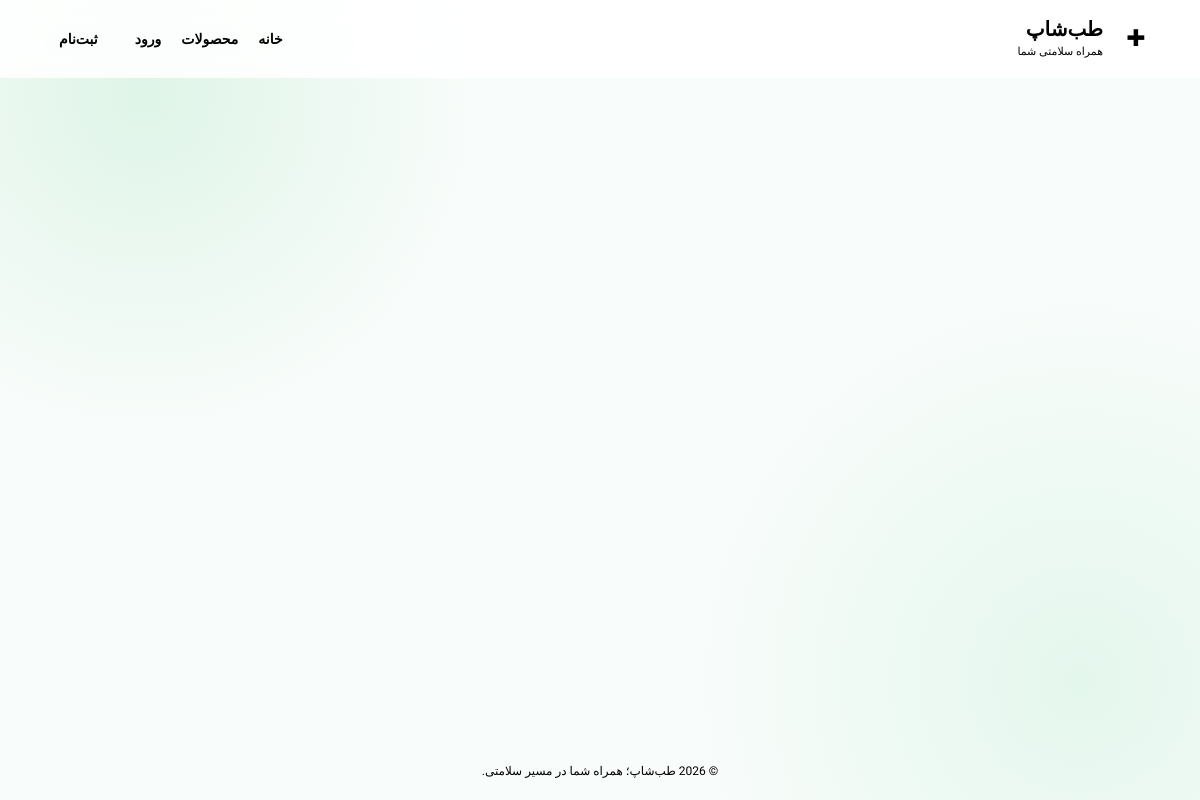
/products/, run on an earlier commit of the app's database.
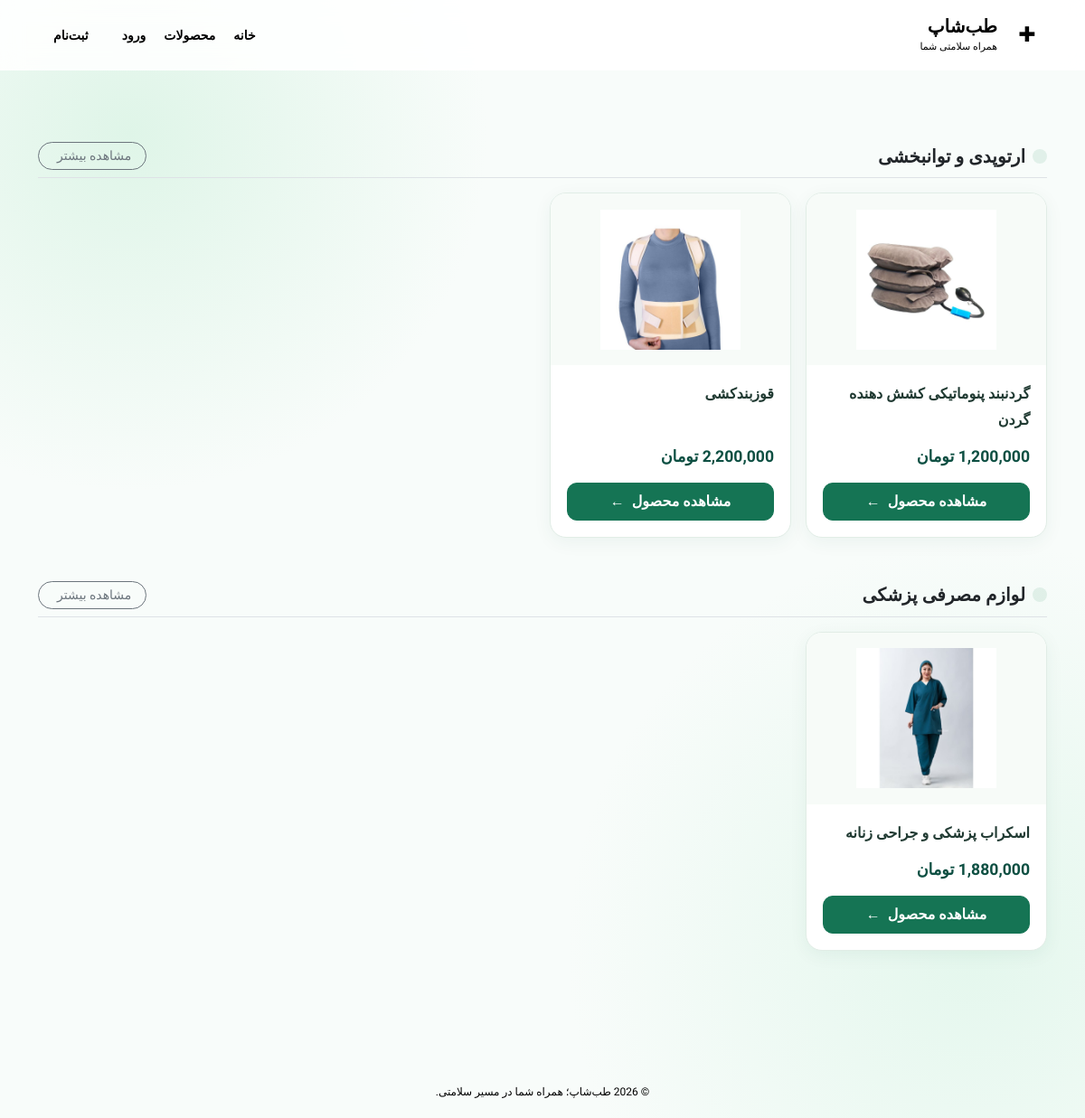
And on a later commit of the database.
### apps/products/models.py (models this page shows, shortened)
class Category(models.Model):
    name = models.CharField(max_length=50, unique=True, verbose_name="نام دسته‌بندی")
    slug = models.SlugField(
        max_length=100,
        unique=True,
        blank=True,
        verbose_name="نامک (Slug)",
    )
    class Meta:
        verbose_name = "دسته‌بندی"
        verbose_name_plural = "دسته‌بندی‌ها"

class Product(models.Model):
    class Size(models.TextChoices):
        SMALL = ("S", "اسمال")
        MEDIUM = ("M", "مدیوم")
        LARGE = ("L", "لارج")
        XLARGE = ("XL", "ایکس لارج")
    class Gender(models.TextChoices):
        MALE = ("M", "مردانه")
        FEMALE = ("F", "زنانه")
        UNISEX = ("U", "یونیسکس")
    title = models.CharField(max_length=50, unique=True, verbose_name="عنوان محصول")
    slug = models.SlugField(
        max_length=100,
        unique=True,
        blank=True,
        verbose_name="نامک (Slug)",
    )
    description = models.TextField(
        verbose_name="توضیحات محصول",
        blank=True,
        null=True,
    )
    category = models.ForeignKey(
        Category,
        on_delete=models.CASCADE,
        related_name="products",
        verbose_name="دسته‌بندی",
    )
    brand = models.ForeignKey(
        Brand,
        on_delete=models.CASCADE,
        verbose_name="برند",
    )
    model = models.ForeignKey(
        BrandModel,
        on_delete=models.CASCADE,
        verbose_name="مدل",
        null=True,
        blank=True,
    )
    color = models.ForeignKey(
        Color,
        on_delete=models.CASCADE,
        verbose_name="رنگ",
        null=True,
        blank=True,
    )
    size = models.CharField(
        max_length=5,
        choices=Size.choices,
        default=Size.SMALL,
        null=True,
        blank=True,
        verbose_name="سایز",
    )
    quantity = models.PositiveIntegerField(default=0, verbose_name="موجودی")
    price = models.DecimalField(
        max_digits=12,
        decimal_places=0,
        verbose_name="قیمت (تومان)",
    )
    gender = models.CharField(
        max_length=1,
        choices=Gender.choices,
        default=Gender.FEMALE,
        verbose_name="جنسیت",
    )
    is_active = models.BooleanField(default=True, verbose_name="فعال")
    created_at = models.DateTimeField(auto_now_add=True, verbose_name="تاریخ ایجاد")
    updated_at = models.DateTimeField(auto_now=True, verbose_name="تاریخ ویرایش")
    class Meta:
        verbose_name = "محصول"
        verbose_name_plural = "محصولات"

class ProductImage(models.Model):
    product = models.ForeignKey(
        Product,
        on_delete=models.CASCADE,
        related_name="images",
        verbose_name="تصویر محصول",
    )
    image = models.ImageField(
        upload_to="products/images/",
        verbose_name="تصویر",
    )
    alt_text = models.CharField(
        max_length=100,
        blank=True,
        null=True,
        verbose_name="متن جایگزین (Alt)",
    )
    created_at = models.DateTimeField(
        auto_now_add=True,
        verbose_name="تاریخ بارگذاری",
    )
    class Meta:
        verbose_name = "تصویر محصول"
        verbose_name_plural = "تصاویر محصول"

### apps/products/views.py (the view)
# urls.py: path("", ProductListView.as_view(), name="list"),
class ProductListView(TemplateView):
    template_name = "products/list.html"
    def get_context_data(self, **kwargs):
        context = super().get_context_data(**kwargs)
        context["categories_with_products"] = get_category_sections()
        return context

### apps/products/views.py (called while the page is built)
def get_category_sections():
    sections = []
    for category in Category.objects.order_by("name"):
        products = list(
            Product.objects.filter(category=category, is_active=True)
            .prefetch_related("images")
            .order_by("-created_at", "-pk")[:8]
        )
        sections.append({
            "category": category,
            "products": products,
        })
    return sections

### templates/products/list.html (shortened to what this page needs)
{% extends "base.html" %}
{% block content %}
<div class="shop-page container py-4">
    {% for item in categories_with_products %}
        <div class="mb-5">
            <div class="d-flex justify-content-between align-items-center mb-3 pb-2 border-bottom">
                <h3 class="h5 text-dark fw-bold m-0 d-flex align-items-center">
                    <span class="badge bg-success bg-opacity-10 text-success me-2 rounded-circle p-2" style="width: 8px; height: 8px; display: inline-block;"></span>
                    {{ item.category.name }}
                </h3>
                <a href="{% url 'products:category_detail' item.category.slug %}" class="btn btn-sm btn-outline-secondary rounded-pill px-3 py-1 text-nowrap">
                    مشاهده بیشتر
                </a>
            </div>
            <div class="row row-cols-2 row-cols-md-4 g-3">
                {% for product in item.products %}
                    <div class="col">{% include "products/_product_card.html" %}</div>
                {% endfor %}
            </div>
        </div>
    {% endfor %}
</div>
{% endblock %}

### templates/base.html (shortened to what this page needs)
{% load static %}
<!doctype html>
<html lang="fa" dir="rtl">
<head>
    <link
        href="https://cdn.jsdelivr.net/npm/bootstrap@5.3.3/dist/css/bootstrap.rtl.min.css"
        rel="stylesheet"
    >
    <link rel="stylesheet" href="{% static 'css/site.css' %}">
</head>
<body>
<header class="site-header">
    <div class="container header-inner">
        <a class="brand" href="{% url 'home' %}" aria-label="طب‌شاپ">
            <span class="brand-mark" aria-hidden="true">✚</span>
            <span>
                <strong>طب‌شاپ</strong>
                <small>همراه سلامتی شما</small>
            </span>
        </a>
        <nav class="header-links" aria-label="منوی اصلی">
            <a href="{% url 'home' %}">خانه</a>
            <a href="{% url 'products:list' %}">محصولات</a>
            {% if user.is_authenticated %}
                <a href="{% url 'account:password_change' %}">تغییر رمز</a>
                <form method="post" action="{% url 'account:logout' %}">
                    {% csrf_token %}
                    <button type="submit" class="nav-logout">خروج</button>
                </form>
            {% else %}
                <a href="{% url 'account:login' %}">ورود</a>
                <a class="nav-signup" href="{% url 'account:signup' %}">ثبت‌نام</a>
            {% endif %}
        </nav>
    </div>
</header>
<main class="page-main">
    <div class="container">
        {% block content %}{% endblock %}
    </div>
</main>
<footer class="site-footer">
    <div class="container">
        © {% now "Y" %} طب‌شاپ؛ همراه شما در مسیر سلامتی.
    </div>
</footer>
</body>
</html>

### templates/products/_product_card.html
{% load humanize %}
<article class="shop-card">
    <a class="shop-card-media"
       href="{% url 'products:detail' product.slug %}"
       aria-label="مشاهده {{ product.title }}">
        {% with image=product.images.all|first %}
            {% if image %}
                <img src="{{ image.image.url }}"
                     alt="{{ product.title }}"
                     loading="lazy">
            {% else %}
                <span class="text-muted">تصویری ثبت نشده است</span>
            {% endif %}
        {% endwith %}
    </a>
    <div class="shop-card-body">
        <h3 class="shop-card-title">
            <a href="{% url 'products:detail' product.slug %}">
                {{ product.title }}
            </a>
        </h3>
        <div class="mt-auto">
            <div class="shop-price mb-3">
                <bdi>{{ product.price|intcomma }}</bdi> تومان
            </div>
            <a class="shop-btn w-100"
               href="{% url 'products:detail' product.slug %}">
                مشاهده محصول <span aria-hidden="true">←</span>
            </a>
        </div>
    </div>
</article>

### static/css/site.css (style rules this page uses)
* { box-sizing: border-box; }
body { min-height: 100vh; margin: 0; display: flex; flex-direction: column; color: var(--text); background: radial-gradient(circle at 12% 12%, #dff5e8 0, transparent 26%), radial-gradient(circle at 90% 85%, #e4f7ed 0, transparent 30%), #f8fcfa; font-family: "Vazirmatn", Tahoma, sans-serif; }
a { text-decoration: none; }
.site-header { background: rgba(255, 255, 255, .88); border-bottom: 1px solid var(--line); backdrop-filter: blur(12px); }
.header-inner { min-height: 78px; display: flex; justify-content: space-between; align-items: center; gap: 16px; }
.brand { display: inline-flex; align-items: center; gap: 11px; color: var(--green-900); }
.brand-mark { display: grid; place-items: center; width: 44px; height: 44px; border-radius: 15px; background: var(--green-100); color: var(--green-700); font-size: 23px; }
.brand strong, .brand small { display: block; }
.brand strong { font-size: 20px; line-height: 1.2; }
.brand small { margin-top: 3px; color: var(--muted); font-size: 11px; }
.header-links { display: flex; align-items: center; gap: 20px; }
.header-links a, .nav-logout { color: var(--green-900); font-size: 14px; font-weight: 700; }
.header-links .nav-signup { padding: 9px 17px; border-radius: 12px; background: var(--green-100); }
.page-main { display: flex; flex: 1; align-items: center; padding: 55px 0; }
.site-footer { padding: 20px 0; color: var(--muted); font-size: 12px; text-align: center; }

### templates/base.html (style rules this page uses)
.shop-page { --shop-green: #157454; --shop-dark: #0d4f42; --shop-border: #e1ede6; padding: 32px 0 56px; color: #203a32; }
.shop-page .shop-card { display: flex; flex-direction: column; height: 100%; overflow: hidden; border: 1px solid var(--shop-border); border-radius: 18px; background: #fff; box-shadow: 0 5px 20px rgba(13, 79, 66, .06); transition: transform .2s ease, box-shadow .2s ease; }
.shop-page .shop-card-media { display: flex; height: 190px; align-items: center; justify-content: center; overflow: hidden; padding: 15px; background: #f7fbf8; text-decoration: none; }
.shop-page .shop-card-media img { display: block; width: auto; height: auto; max-width: 100%; max-height: 155px; object-fit: contain; }
.shop-page .shop-card-body { display: flex; flex: 1; flex-direction: column; gap: 12px; padding: 18px; }
.shop-page .shop-card-title { margin: 0; font-size: 1rem; font-weight: 700; line-height: 1.8; }
.shop-page .shop-card-title a { color: #203a32; text-decoration: none; }
.shop-page .shop-price { color: var(--shop-dark); font-size: 1.1rem; font-weight: 800; }
.shop-page .shop-btn { display: inline-flex; align-items: center; justify-content: center; gap: 8px; min-height: 41px; padding: 8px 18px; border: 1px solid var(--shop-green); border-radius: 11px; background: var(--shop-green); color: #fff; font: inherit; font-weight: 700; text-decoration: none; transition: background .2s ease, color .2s ease, transform .2s ease; }

What changed in the data, as far as the page shows it:
added Category: category.name "ارتوپدی و توانبخشی"
added Product: images.image (picture), title "گردنبند پنوماتیکی کشش دهنده گردن", price "1,200,000", shown under "ارتوپدی و توانبخشی"
added Product: images.image (picture), title "قوزبندکشی", price "2,200,000", shown under "ارتوپدی و توانبخشی"
added Category: category.name "لوازم مصرفی پزشکی"
added Product: images.image (picture), title "اسکراب پزشکی و جراحی زنانه", price "1,880,000", shown under "لوازم مصرفی پزشکی"
